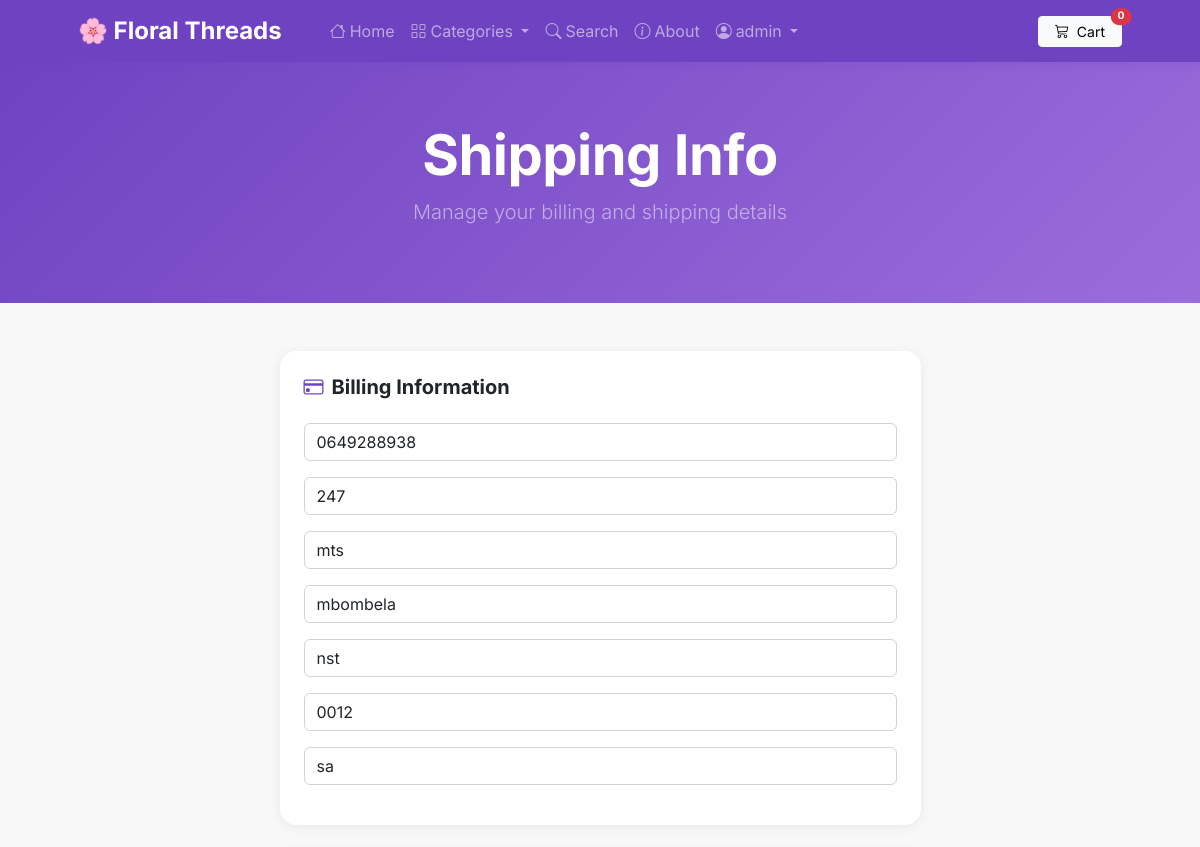
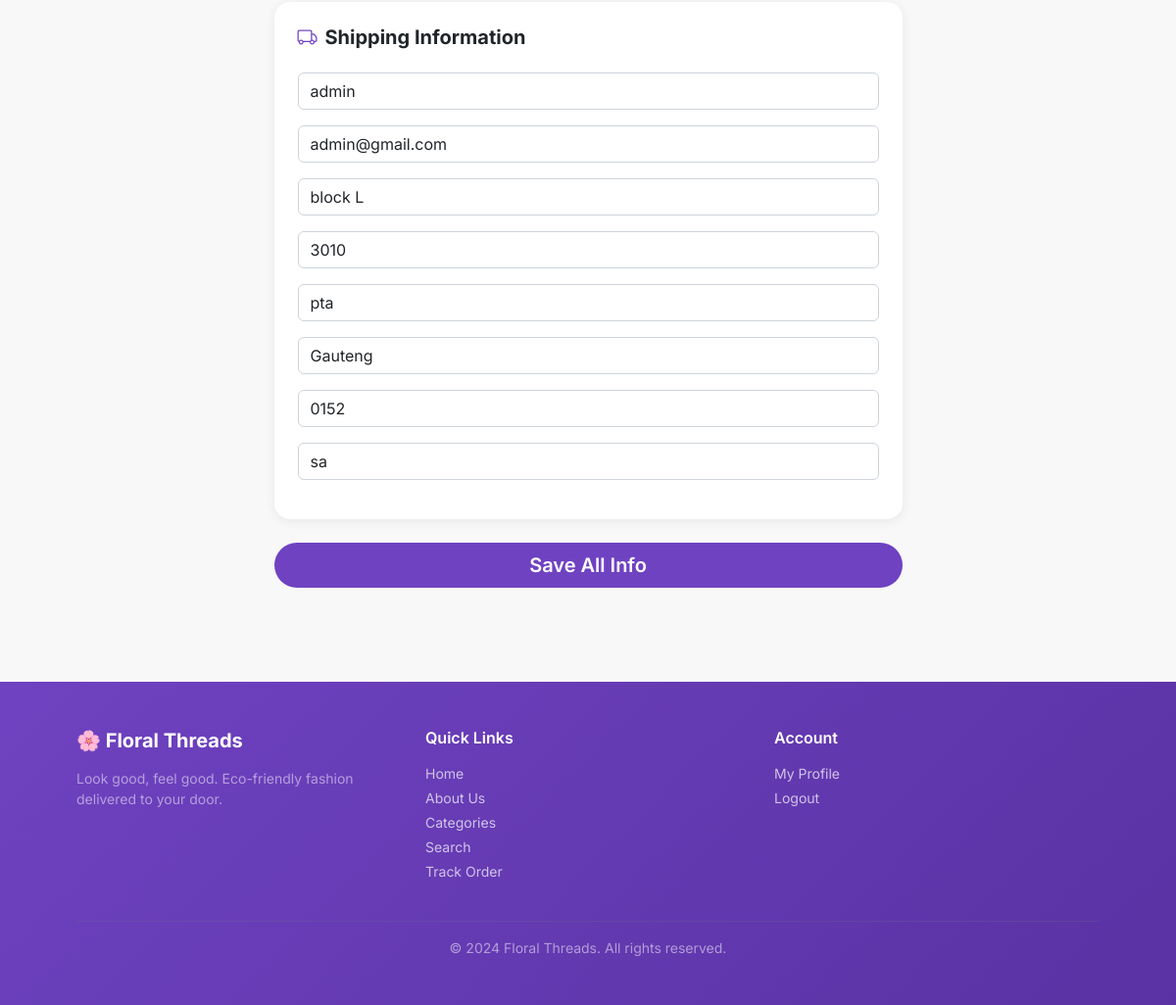
/update_info/ (signed in), run on the app's committed database (2 pictures, top to bottom).
### myApp/models.py (models this page shows, shortened)
class Profile(models.Model):
    user = models.OneToOneField(User, on_delete=models.CASCADE)
    date_modified = models.DateTimeField(User, auto_now=True)
    phone = models.CharField(max_length=20, blank=True)
    address1 = models.CharField(max_length=200, blank=True)
    address2 = models.CharField(max_length=200, blank=True)
    city = models.CharField(max_length=200, blank=True)
    state = models.CharField(max_length=200, blank=True)
    zipcode = models.CharField(max_length=200, blank=True)
    country = models.CharField(max_length=200, blank=True)
    old_carty = models.CharField(max_length=200, blank=True,null=True)
    def create_profile(sender, instance, created, **kwargs):
        if created:
            user_profile = Profile(user=instance)
            user_profile.save()
    post_save.connect(create_profile,sender=User)

### payment/models.py (models this page shows, shortened)
class ShippingAddress(models.Model):
    user = models.ForeignKey(User, on_delete=models.CASCADE, null=True, blank=True)
    shipping_full_name = models.CharField(max_length=255)
    shipping_email = models.CharField(max_length=255)
    shipping_address1 = models.CharField(max_length=255)
    shipping_address2 = models.CharField(max_length=255, null=True, blank=True)
    shipping_city = models.CharField(max_length=255)
    shipping_state = models.CharField(max_length=255, null=True, blank=True)
    shipping_zipcode = models.CharField(max_length=255, null=True, blank=True)
    shipping_country = models.CharField(max_length=255)
    class Meta:
        verbose_name_plural = "Shipping Addresses"

### myApp/views.py (the view)
# urls.py: path("update_info/", views.update_info, name="update_info"),
def update_info(request):
    if request.user.is_authenticated:
        current_user = Profile.objects.get(user__id=request.user.id)
        shipping_user = ShippingAddress.objects.get(user__id=request.user.id)
        form = UserInfoForm(request.POST or None, instance=current_user)
        shipping_form = ShippingForm(request.POST or None, instance=shipping_user)
        if form.is_valid() or shipping_form.is_valid():
            form.save()
            shipping_form.save()
            messages.success(request, "Your info has been updated")
            return redirect('home')
        return render(request, 'myApp/update_info.html', {'form': form,'shipping_form':shipping_form})
    else:
        messages.success(request, "You must be logged in to access the page")
        return redirect('home')

### myApp/forms.py
class UserInfoForm(forms.ModelForm):
    phone = forms.CharField(label="", widget=forms.TextInput(attrs={'class': 'form-control', 'placeholder': 'Phone'}), required=False)
    address1 = forms.CharField(label="", widget=forms.TextInput(attrs={'class': 'form-control', 'placeholder': 'Address 1'}), required=False)
    address2 = forms.CharField(label="", widget=forms.TextInput(attrs={'class': 'form-control', 'placeholder': 'Address 2'}), required=False)
    city = forms.CharField(label="", widget=forms.TextInput(attrs={'class': 'form-control', 'placeholder': 'City'}), required=False)
    state = forms.CharField(label="", widget=forms.TextInput(attrs={'class': 'form-control', 'placeholder': 'State'}), required=False)
    zipcode = forms.CharField(label="", widget=forms.TextInput(attrs={'class': 'form-control', 'placeholder': 'Zipcode'}), required=False)
    country = forms.CharField(label="", widget=forms.TextInput(attrs={'class': 'form-control', 'placeholder': 'Country'}), required=False)
    class Meta:
        model = Profile
        fields = ('phone', 'address1', 'address2', 'city', 'state', 'zipcode', 'country')

### addcart/addcart.py (called while the page is built)
    def total_quantity(self):
        return sum(self.cart.values())

### addcart/context_processors.py (called while the page is built)
def addcart(request):
    return {'addcart':Cart(request)}

### myApp/templates/myApp/update_info.html (shortened to what this page needs)
{% extends 'myApp/base.html' %}
{% block content %}
<header class="page-header text-white text-center">
    <div class="container">
        <h1 class="display-4 fw-bold mb-2">Shipping Info</h1>
        <p class="lead text-white-50">Manage your billing and shipping details</p>
    </div>
</header>
<div class="container py-5">
    <div class="row justify-content-center">
        <div class="col-md-7">
            <form method="POST" action="{% url 'update_info' %}">
                <div class="card border-0 shadow-sm p-4 mb-4" style="border-radius:16px;">
                    <h5 class="fw-bold mb-4"><i class="bi bi-credit-card me-2" style="color:#6f42c1;"></i>Billing Information</h5>
                    {% for field in form %}
                    <div class="mb-3">
                        {{ field }}
                    </div>
                    {% endfor %}
                </div>
                <div class="card border-0 shadow-sm p-4 mb-4" style="border-radius:16px;">
                    <h5 class="fw-bold mb-4"><i class="bi bi-truck me-2" style="color:#6f42c1;"></i>Shipping Information</h5>
                    {% for field in shipping_form %}
                    <div class="mb-3">
                        {{ field }}
                    </div>
                    {% endfor %}
                </div>
                <div class="d-grid">
                    <button type="submit" class="btn btn-ft btn-lg fw-semibold" style="border-radius:50px;">Save All Info</button>
                </div>
            </form>
        </div>
    </div>
</div>
{% endblock %}

### myApp/templates/myApp/navbar.html (shortened to what this page needs)
<nav class="navbar navbar-expand-lg navbar-dark" style="background: #6f42c1; box-shadow: 0 2px 8px rgba(111,66,193,0.3);">
    <div class="container px-4 px-lg-5">
        <a class="navbar-brand fw-bold fs-4" href="{% url 'home' %}">🌸 Floral Threads</a>
        <div class="collapse navbar-collapse" id="navbarMain">
            <ul class="navbar-nav me-auto mb-2 mb-lg-0 ms-lg-4">
                <li class="nav-item"><a class="nav-link" href="{% url 'home' %}"><i class="bi bi-house me-1"></i>Home</a></li>
                <li class="nav-item dropdown">
                    <a class="nav-link dropdown-toggle" href="#" role="button" data-bs-toggle="dropdown">
                        <i class="bi bi-grid me-1"></i>Categories
                    </a>
                </li>
                <li class="nav-item"><a class="nav-link" href="{% url 'search' %}"><i class="bi bi-search me-1"></i>Search</a></li>
                <li class="nav-item"><a class="nav-link" href="{% url 'about' %}"><i class="bi bi-info-circle me-1"></i>About</a></li>
                {% if user.is_authenticated %}
                <li class="nav-item dropdown">
                    <a class="nav-link dropdown-toggle" href="#" role="button" data-bs-toggle="dropdown">
                        <i class="bi bi-person-circle me-1"></i>{{ user.first_name|default:user.username }}
                    </a>
                </li>
                {% else %}
                <li class="nav-item"><a class="nav-link" href="{% url 'login' %}">Login</a></li>
                <li class="nav-item"><a class="nav-link" href="{% url 'register' %}">Register</a></li>
                {% endif %}
            </ul>
            <a href="{% url 'addcart_summary' %}" class="btn btn-light btn-sm px-3 position-relative">
                <i class="bi bi-cart3 me-1"></i> Cart
                <span class="position-absolute top-0 start-100 translate-middle badge rounded-pill bg-danger" id="cart_quantity" style="font-size:0.65rem;">
                    {{ addcart.total_quantity }}
                </span>
            </a>
        </div>
    </div>
</nav>

### myApp/templates/myApp/base.html (style rules this page uses)
body { font-family: 'Inter', sans-serif; background: #f8f8f8; }
.btn-ft { background-color: #6f42c1; color: #fff; border: none; }
.page-header { background: linear-gradient(135deg, #6f42c1 0%, #9b6ddb 100%); padding: 60px 0; margin-bottom: 0; }
.page-header h1 { font-weight: 700; letter-spacing: -0.5px; }
.card { border-radius: 12px; }
.card.border-0.shadow-sm { box-shadow: 0 2px 12px rgba(0,0,0,0.07) !important; }

### data on the page
Profile: form "0649288938" "247" "mts" "mbombela" "nst" "0012" "sa"
ShippingAddress: shipping_form "admin" "admin@gmail.com" "block L" "3010" "pta" "Gauteng" "0152" "sa"

### other printed values
{{ user.first_name|default:user.username }} "admin"
{{ addcart.total_quantity }} "0"
